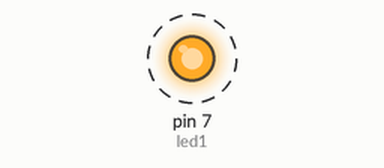
This sketch was run on a simulated Arduino Uno, built with avr-gcc and run on an emulated ATmega328P. On the bench: output pins drawn as LEDs (lit = HIGH). Dashed ring = blinking.

Above: at 0.5 s.
Timing chart, 0 to 4.6 s (numbered marks = the images above):
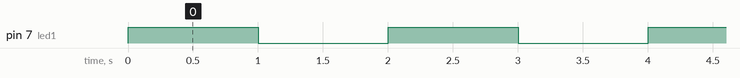

Measured:
- by itself, pin 7 (led1): alternates HIGH for 1.0 s and LOW for 1.0 s

The sketch:

led_demo.ino
```cpp
// C++ code
//
int led1 = 7;
void setup()
{
  pinMode(7, OUTPUT);
}

void loop()
{
  digitalWrite(led1, HIGH);
  delay(1000); // Wait for 1000 millisecond(s)
  digitalWrite(led1, LOW);
  delay(1000); // Wait for 1000 millisecond(s)
}
```
